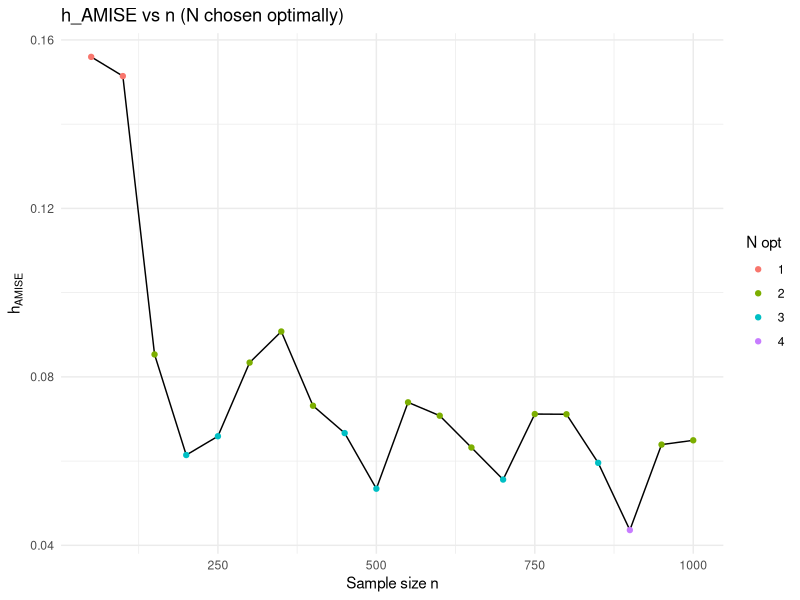
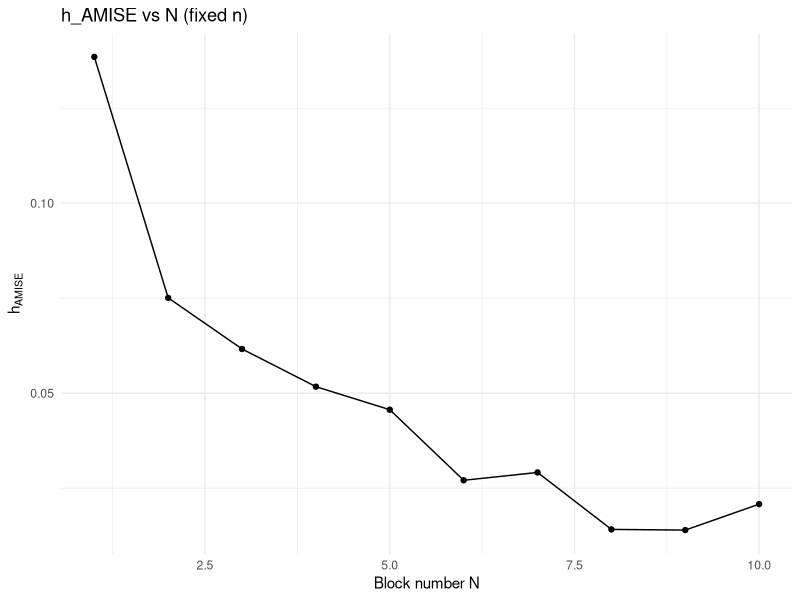
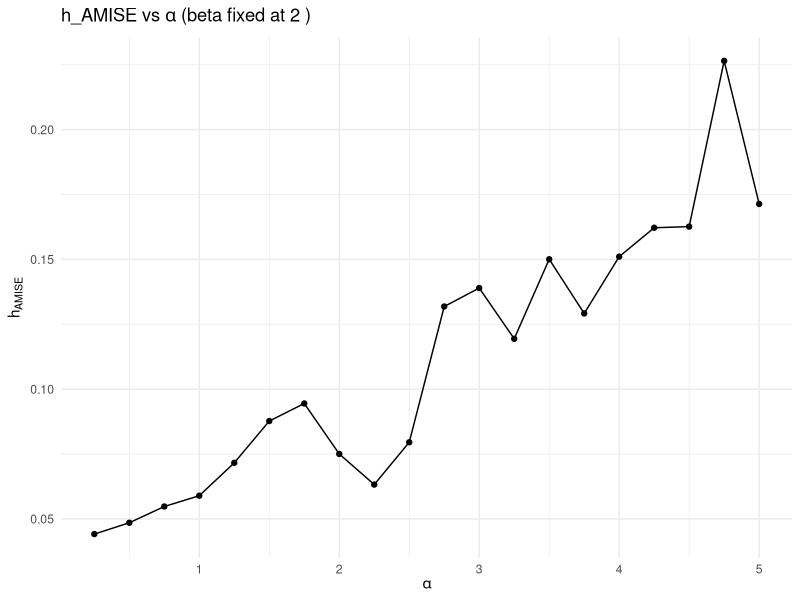

Generate these figures, in order, with R:
## ---- chunk 1
#| echo: false
#| message: false
#| warning: false


library(ggplot2)
estimate_hamise <- function(X, Y, N) {
  n <- length(X)
  breaks <- seq(0, 1, length.out = N+1)
  blk <- cut(X, breaks = breaks, include.lowest = TRUE, labels = FALSE)
  RSS <- 0
  second_sq <- rep(NA_real_, n)
  for (j in 1:N) {
    sel <- which(blk == j)
    if (length(sel) >= 5) {
      dfj <- data.frame(x = X[sel], y = Y[sel])
      fit <- lm(y ~ x + I(x^2) + I(x^3) + I(x^4), data = dfj)
      b <- coef(fit)
      b[is.na(b)] <- 0
            fitted <- predict(fit, newdata = dfj)
      RSS <- RSS + sum((dfj$y - fitted)^2)
      m2 <- 2*b["I(x^2)"] + 6*b["I(x^3)"]*dfj$x + 12*b["I(x^4)"]*dfj$x^2# second derivative of quartic
      second_sq[sel] <- m2^2
    }
  }
  
  sigma2_hat <- RSS / (n - 5*N)
  theta22_hat <- sum(second_sq, na.rm = TRUE) / n
  
  h_hat <- n^(-1/5) * ((35 * sigma2_hat * 1) / theta22_hat)^(1/5)
  list(h = h_hat, sigma2 = sigma2_hat, theta22 = theta22_hat, RSS = RSS)
}

choose_optimal_N <- function(X, Y) {
  n <- length(X)
  Nmax <- max(min(floor(n/20), 5), 1)
  resN <- lapply(1:Nmax, function(N) c(estimate_hamise(X,Y,N), N=N))
  RSSmax <- resN[[Nmax]]$RSS
  Cp <- sapply(1:Nmax, function(N) {
    RSS <- resN[[N]]$RSS
    RSS / (RSSmax/(n - 5*Nmax)) - (n - 10*N)
  })
  Nopt <- which.min(Cp)
  list(Nopt=Nopt, Cp=Cp, Nmax=Nmax, resN=resN)
}


## ---- chunk 2
#| echo: false
#| message: false
#| warning: false

plot_h_vs_n <- function(seed=1, ns=seq(50,1000,by=50), alpha=2, beta=2) {
  set.seed(seed)
  df <- data.frame(n=ns, h=NA_real_, Nopt=NA_integer_)
  for (i in seq_along(ns)) {
    n <- ns[i]
    X <- rbeta(n, alpha, beta)
    Y <- sin(1/(X/3+0.1)) + rnorm(n, sd=0.5)
    Ninfo <- choose_optimal_N(X,Y)
    df$h[i] <- Ninfo$resN[[Ninfo$Nopt]]$h
    df$Nopt[i] <- Ninfo$Nopt
  }
  ggplot(df, aes(x=n,y=h)) + geom_line() + geom_point(aes(color=factor(Nopt))) +
    labs(title="h_AMISE vs n (N chosen optimally)",
         x="Sample size n", y=expression(h[AMISE]), color="N opt") +
    theme_minimal()
}
print(plot_h_vs_n())

## ---- chunk 3
#| echo: false
#| message: false
#| warning: false

plot_h_vs_N <- function(seed=1, n=200, alpha=2, beta=2) {
  set.seed(seed)
  X <- rbeta(n, alpha, beta)
  Y <- sin(1/(X/3+0.1)) + rnorm(n, sd=0.5)
  Nmax <- 10
  df <- data.frame(N=1:Nmax, h=NA_real_)
  for (N in 1:Nmax) {
    df$h[N] <- estimate_hamise(X,Y,N)$h
  }
  ggplot(df, aes(x=N,y=h)) + geom_line() + geom_point() +
    labs(title="h_AMISE vs N (fixed n)",
         x="Block number N", y=expression(h[AMISE])) +
    theme_minimal()
}
print(plot_h_vs_N())

## ---- chunk 4
#| echo: false
#| message: false
#| warning: false

plot_h_vs_alpha <- function(seed=1, n=200, betafix=2, alphas=seq(0.25,5,by=0.25)) {
  set.seed(seed)
  df <- data.frame(alpha=alphas, h=NA_real_)
  for (i in seq_along(alphas)) {
    X <- rbeta(n, alphas[i], betafix)
    Y <- sin(1/(X/3+0.1)) + rnorm(n, sd=0.5)
    Ninfo <- choose_optimal_N(X,Y)
    df$h[i] <- Ninfo$resN[[Ninfo$Nopt]]$h
  }
  ggplot(df, aes(x=alpha,y=h)) + geom_line() + geom_point() +
    labs(title=bquote("h_AMISE vs"~alpha~"(beta fixed at"~.(betafix)~")"),
         x=expression(alpha), y=expression(h[AMISE])) +
    theme_minimal()
}
print(plot_h_vs_alpha())
## ---- chunk 5
#| echo: false
#| message: false
#| warning: false



## ---- chunk 6
#| echo: false
#| message: false
#| warning: false
